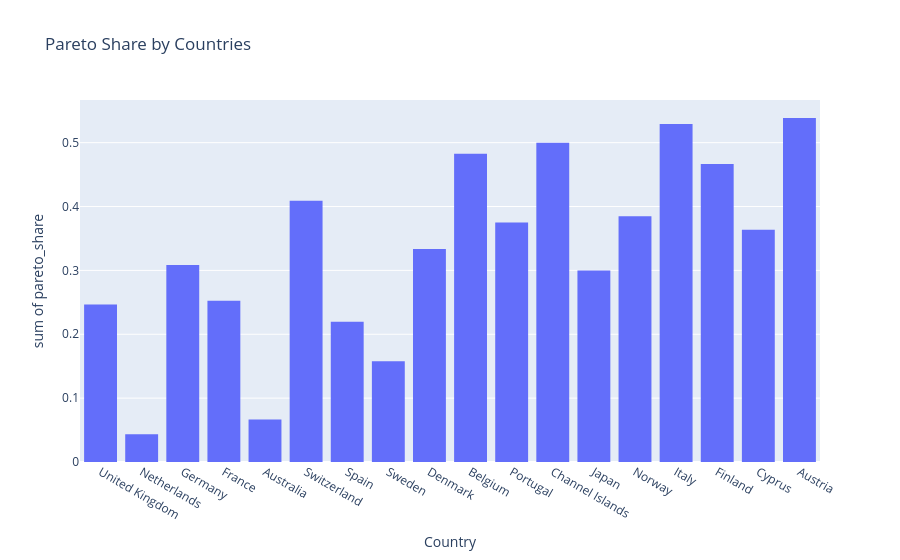

The notebook cell this image was saved under:
### Code cell
fig = px.histogram(countries_stats[countries_stats['num_customers']>=10], x='Country', y='pareto_share', title="Pareto Share by Countries")

fig.show()

### Figure 1 — Plotly figure (JSON) as saved in the notebook; plotly's stock layout.template omitted (floating-point values rounded to 4 significant figures)
{"data": [{"bingroup": "x", "histfunc": "sum", "hovertemplate": "Country=%{x}<br>sum of pareto_share=%{y}<extra></extra>", "legendgroup": "", "marker": {"color": "#636efa", "pattern": {"shape": ""}}, "name": "", "orientation": "v", "showlegend": false, "type": "histogram", "x": ["United Kingdom", "Netherlands", "Germany", "France", "Australia", "Switzerland", "Spain", "Sweden", "Denmark", "Belgium", "Portugal", "Channel Islands", "Japan", "Norway", "Italy", "Finland", "Cyprus", "Austria"], "xaxis": "x", "y": [0.2468, 0.04348, 0.3084, 0.2526, 0.06667, 0.4091, 0.2195, 0.1579, 0.3333, 0.4828, 0.375, 0.5, 0.3, 0.3846, 0.5294, 0.4667, 0.3636, 0.5385], "yaxis": "y"}], "layout": {"barmode": "relative", "legend": {"tracegroupgap": 0}, "title": {"text": "Pareto Share by Countries"}, "xaxis": {"anchor": "y", "domain": [0, 1], "title": {"text": "Country"}}, "yaxis": {"anchor": "x", "domain": [0, 1], "title": {"text": "sum of pareto_share"}}}}
